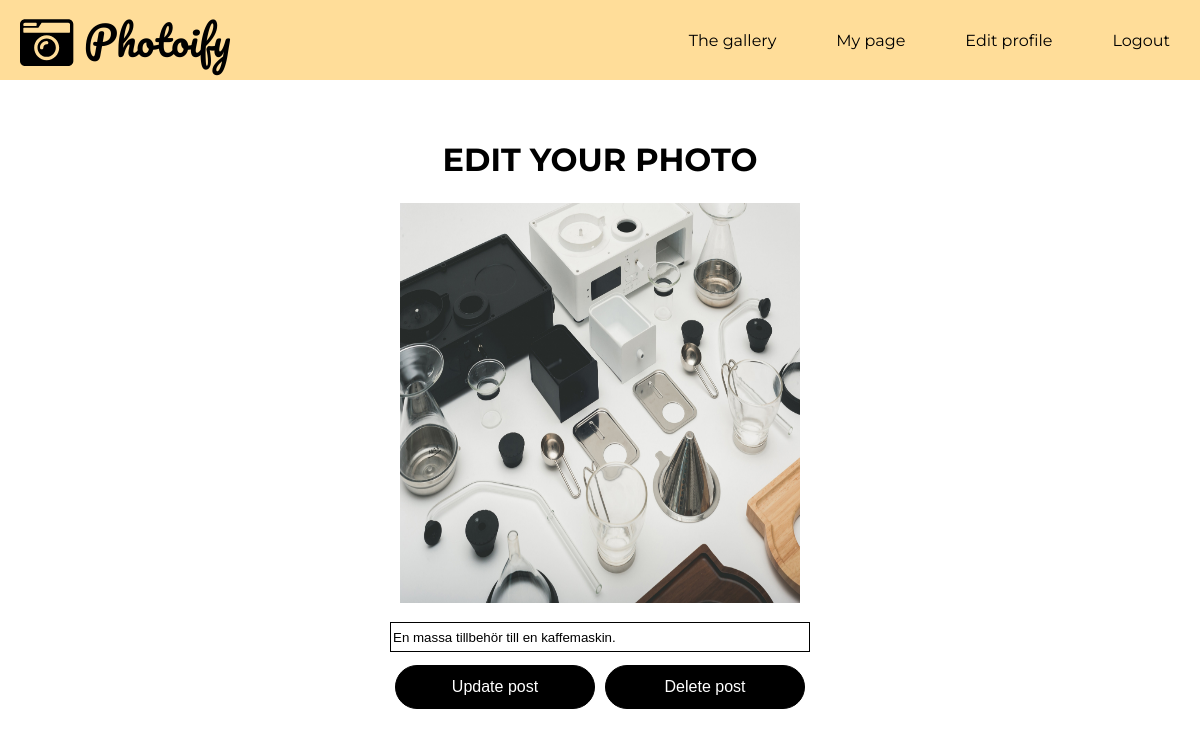
The app's page /edit-post.php?post_id=48 (signed in), older data.
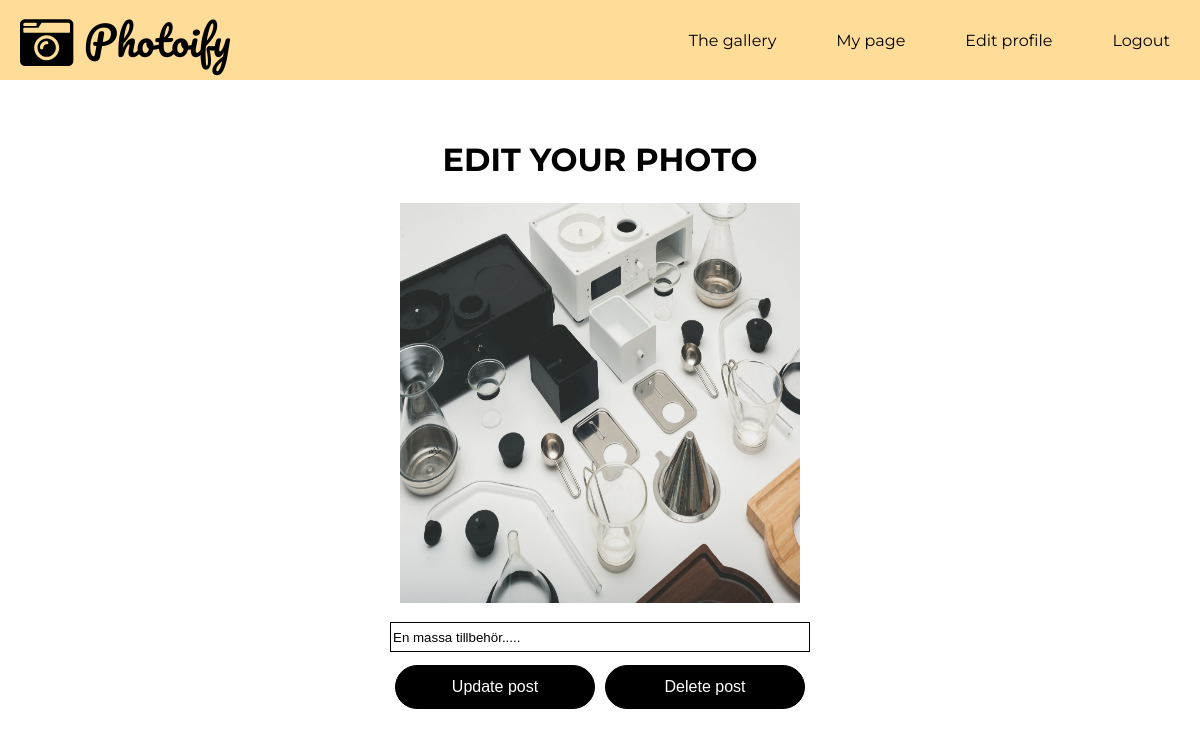
The same page, newer data.
### tables this page shows
CREATE TABLE "posts" (
	`post_id`	INTEGER NOT NULL PRIMARY KEY AUTOINCREMENT,
	`post`	TEXT NOT NULL,
	`date`	TEXT,
	`user_id`	INTEGER,
	`content`	TEXT
);

### app/functions.php (called while the page is built, shortened)
<?php
function editPosts()
{
    $config = require __DIR__.'/config.php';
    $pdo = new PDO($config['database_path']);
    $editPost = filter_var($_GET['post_id'], FILTER_SANITIZE_STRING);
    $statement = $pdo->prepare(
        "SELECT *
        FROM posts
        WHERE post_id = $editPost"
    );
    $statement->execute();
    $onePost = $statement->fetch(PDO::FETCH_ASSOC);
    return $onePost;
}

### edit-post.php (the view, shortened to what this page needs)
<?php require __DIR__.'/views/header.php'; ?>
<?php if (isset($_GET['post_id'])): ?>
<?php
    $onePost = editPosts();
    ?>
        <?php endif; ?>
<div class="edit-post-page">
    <h1>Edit your photo</h1>
        <img class="one-post" src="image/post/<?php echo $onePost['post'];?>" alt="photoify">
        <br>
        <form class="edit-post" action="app/posts/update.php" method="post">
            <p>
                <input type="text" value="<?php echo $onePost['content'];?>" name="content" id=content maxlength="50">
            </p>
    <div class="button-div">
            <button type="submit" class="save-button">Update post</button>
        </form>
        <form class="delete-post" action="app/posts/delete.php" method="post">
                <button class="delete-post-button" type="submit" class="delete">Delete post</button>
            </div>
    </div>
<?php require __DIR__.'/views/footer.php'; ?>

Row changes from the older to the newer data that the page shows:
changed posts: content "En massa tillbehör till en kaffemaskin." → "En massa tillbehör....."
